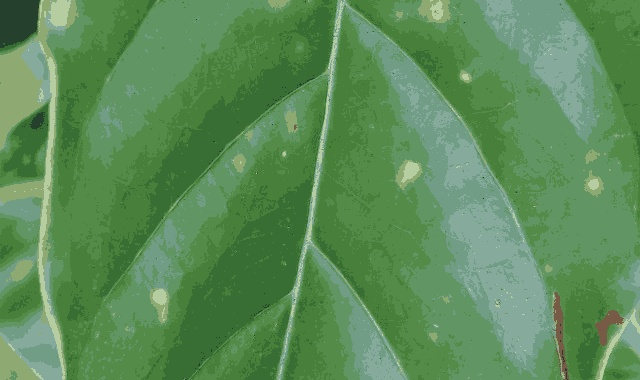
#> input picture Quantified Photos/K10_C10P4H1.jpg, 640 x 380 px; its folder holds only this picture in this run
$ python Segmentation.py
#> lines starting #> are read from the running program, lines starting #| are printed output that depends on the picture; after the words box and inside, x2 and y2 are one past the last pixel; in counts of white or black regions, pixels touching at a corner belong together
#> further down, quantifiedImg is the input picture: shape (380, 640, 3); mean B, G, R 88.4, 141.1, 91.5
import numpy as np
import os
import cv2

def segmentImage(quantifiedImage,kernel_dim):
#> called with kernel_dim = 9
    gray = cv2.cvtColor(quantifiedImage, cv2.COLOR_BGR2GRAY)
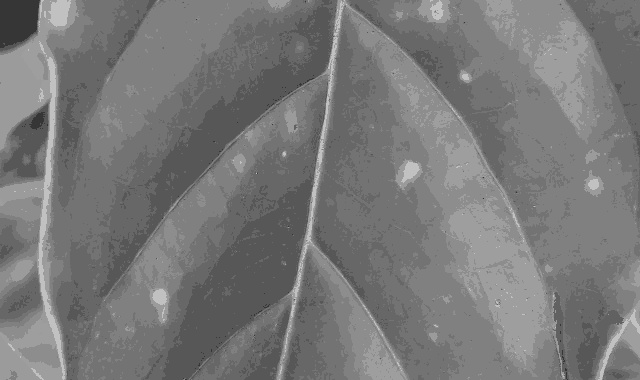
#> gray: shape (380, 640); min 49, max 201, mean 120.3
    ret, thresh = cv2.threshold(gray, 0, 255, cv2.THRESH_BINARY + cv2.THRESH_OTSU)
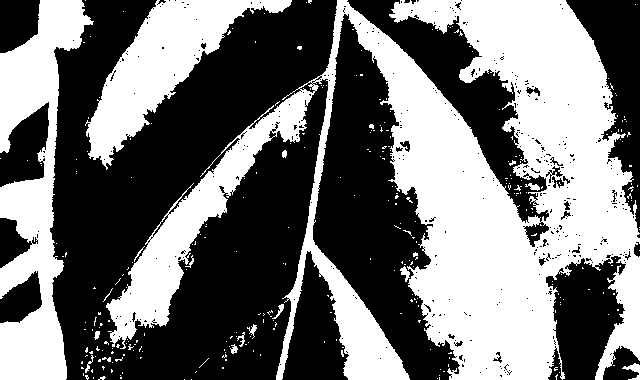
#> thresh: shape (380, 640); 45.6% white; 305 white regions (287 under 20 px), largest, box (x1, y1, x2, y2) and area: (106, 0, 640, 380) 81528, (0, 0, 94, 380) 16350, (85, 0, 292, 170) 11407
#> ret = 121

    kernel = np.ones((kernel_dim, kernel_dim), np.uint8)
    # sure background area
    sure_bg = cv2.dilate(thresh, kernel, 5)
#> sure_bg: shape (380, 640); 62.9% white; 27 black regions (14 under 20 px), largest, box (x1, y1, x2, y2) and area: (56, 0, 333, 380) 33107, (117, 92, 323, 380) 19833, (317, 26, 445, 380) 15415
    # Finding sure foreground area
    dist_transform = cv2.distanceTransform(thresh, cv2.DIST_L2, 5)
    ret, sure_fg = cv2.threshold(dist_transform, 0.4 * dist_transform.max(), 255, 0)
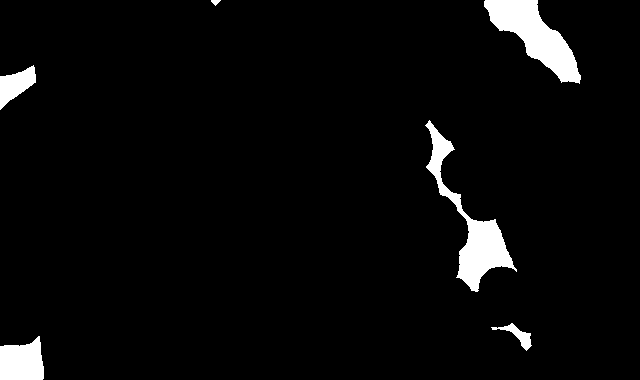
#> sure_fg: shape (380, 640) float32; 4% white; 6 white regions, box (x1, y1, x2, y2) and area: (425, 120, 517, 292) 3503, (484, 0, 581, 84) 3484, (0, 336, 44, 380) 1549, (0, 65, 36, 110) 847, (491, 323, 532, 351) 330, (211, 0, 221, 6) 35
#> ret = 23.19
    # Finding unknown region
    sure_fg = np.uint8(sure_fg)
    unknown = cv2.subtract(sure_bg, sure_fg)

    # Marker labelling
    ret, markers = cv2.connectedComponents(sure_fg)
#> markers: shape (380, 640) int32; 7 distinct labels, from 0 to 6
#> ret = 7
    # Add one to all labels so that sure background is not 0, but 1
    markers = markers + 1
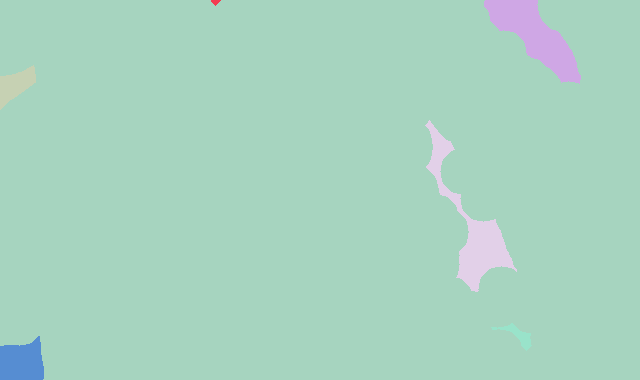
#> markers: shape (380, 640) int32; 7 distinct labels, from 1 to 7; one colour per label, 0 black
    # Now, mark the region of unknown with zero
    markers[unknown == 255] = 0
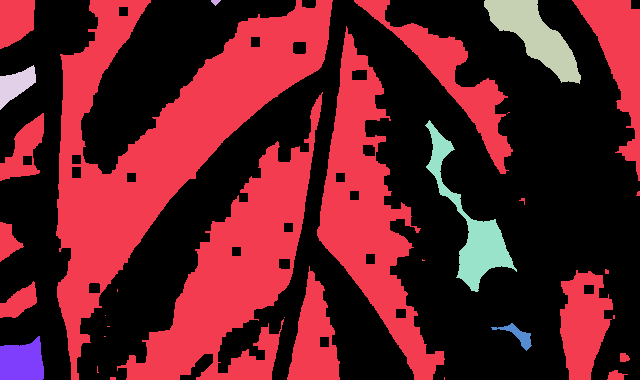
#> markers: shape (380, 640) int32; 8 distinct labels, from 0 to 7; one colour per label, 0 black

    markers = cv2.watershed(quantifiedImage, markers)
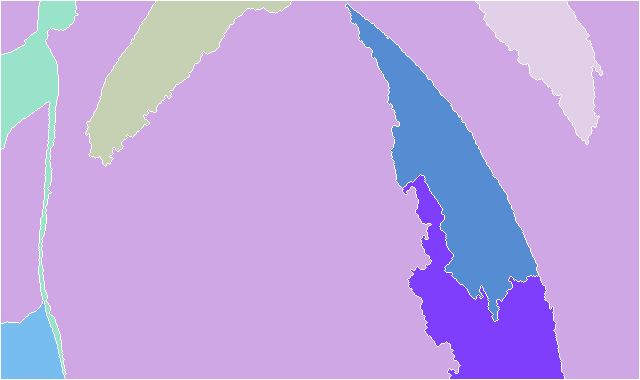
#> markers: shape (380, 640) int32; 8 distinct labels, from -1 to 7; one colour per label, 0 black, -1 white
    quantifiedImage[markers == -1] = [255, 255, 255]
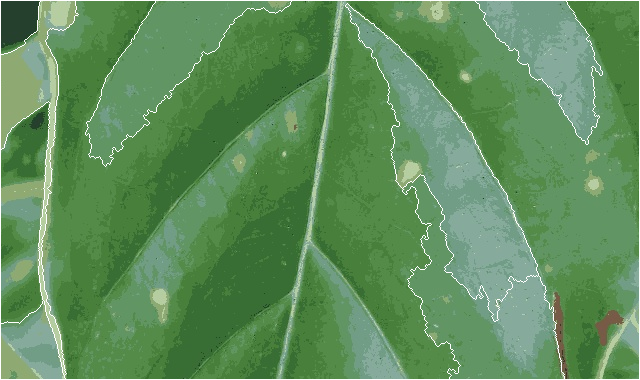
#> quantifiedImage: shape (380, 640, 3); 2.03% of pixels changed, all inside (x1, y1, x2, y2) = (0, 0, 640, 380)

    return quantifiedImage


# Lista de arquivos na pasta
samples = os.listdir("Quantified Photos")
k = 9
# Opera todos os arquivos na pasta
for path in samples:

    if path.startswith("K10"):

        quantifiedImg = cv2.imread(f"Quantified Photos/{path}")

        segmentedImage = segmentImage(quantifiedImg,k)

        #   cv2.imshow(path, segmentedImage)
        #   cv2.waitKey(0)

        cv2.imwrite(f"SEGMENTED/{k}_{path}", segmentedImage)

$ run again, on Quantified Photos/K10_Sick_1_C10P17E2.jpg
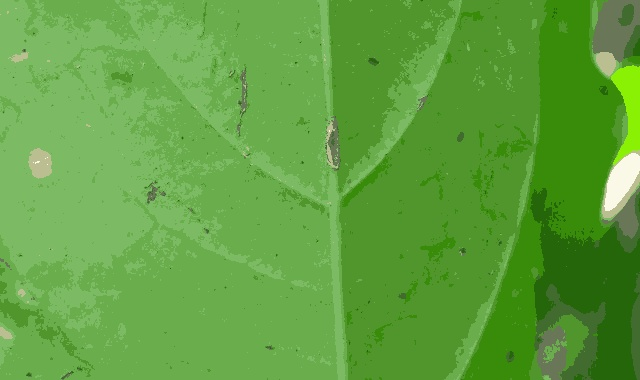
#> input picture Quantified Photos/K10_Sick_1_C10P17E2.jpg, 640 x 380 px
#> quantifiedImg is the input picture: shape (380, 640, 3); mean B, G, R 63.6, 162.1, 96
#> in segmentImage, `ret, thresh = cv2.threshold(gray, 0, 255, cv2.THRESH_BINARY + cv2.THRE..`:
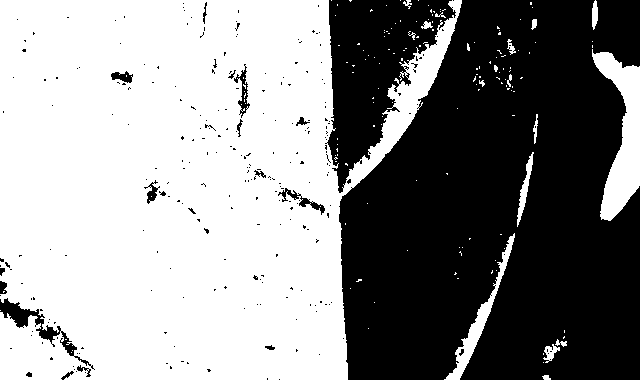
#> thresh: shape (380, 640); 56% white; 260 black regions (240 under 20 px), largest, box (x1, y1, x2, y2) and area: (339, 0, 640, 380) 91535, (325, 0, 456, 193) 12282, (0, 298, 95, 370) 1037
#> in segmentImage, `ret, thresh = cv2.threshold(gray, 0, 255, cv2.THRESH_BINARY + cv2.THRE..`: ret = 127
#> sure_bg: shape (380, 640); 64.5% white; 8 black regions (4 under 20 px), largest, box (x1, y1, x2, y2) and area: (344, 0, 640, 380) 79660, (333, 0, 444, 159) 6498, (5, 307, 24, 321) 63, (423, 33, 431, 38) 34
#> in segmentImage, `ret, sure_fg = cv2.threshold(dist_transform, 0.4 * dist_transform.max(..`: ret = 30.21
#> unknown: shape (380, 640); 57.8% white; 18 black regions (10 under 20 px), largest, box (x1, y1, x2, y2) and area: (344, 0, 640, 380) 79660, (0, 97, 141, 380) 15256, (333, 0, 444, 159) 6498
#> in segmentImage, `ret, markers = cv2.connectedComponents(sure_fg)`: ret = 11
#> in segmentImage, `quantifiedImage[markers == -1] = [255, 255, 255]`:
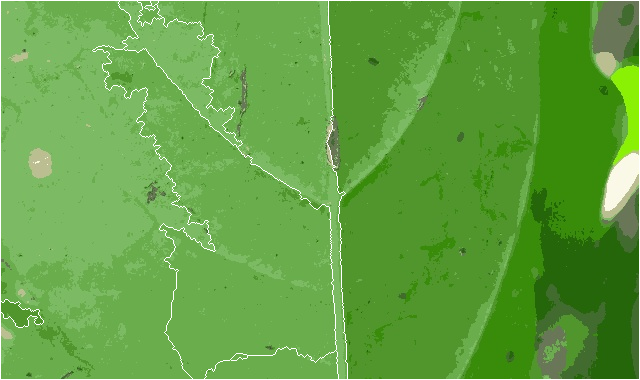
#> quantifiedImage: shape (380, 640, 3); 1.73% of pixels changed, all inside (x1, y1, x2, y2) = (0, 0, 640, 380)

$ run again, on Quantified Photos/K10_Sick_1_C10P21E2.jpg
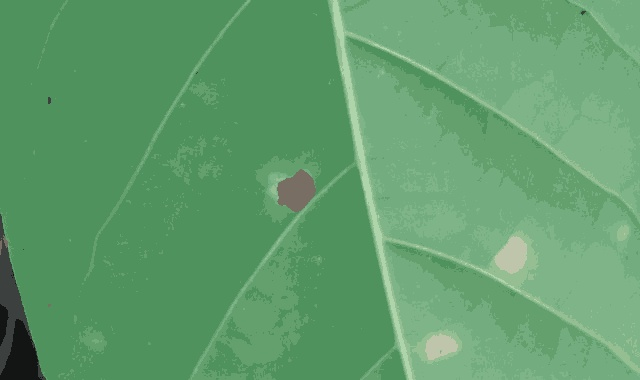
#> input picture Quantified Photos/K10_Sick_1_C10P21E2.jpg, 640 x 380 px
#> quantifiedImg is the input picture: shape (380, 640, 3); mean B, G, R 108.4, 157.1, 97
#> in segmentImage, `ret, thresh = cv2.threshold(gray, 0, 255, cv2.THRESH_BINARY + cv2.THRE..`:
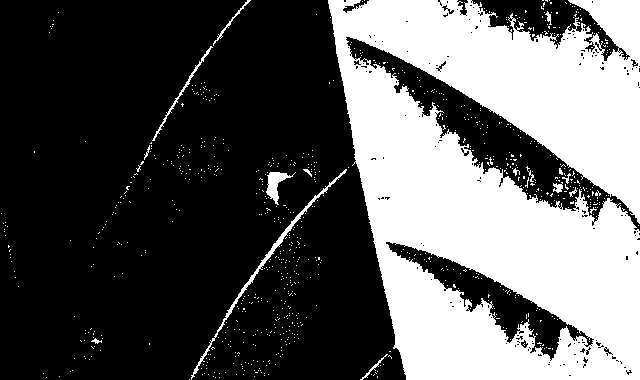
#> thresh: shape (380, 640); 36% white; 843 white regions (827 under 20 px), largest, box (x1, y1, x2, y2) and area: (328, 0, 640, 380) 84238, (191, 169, 347, 380) 835, (266, 172, 296, 205) 372
#> in segmentImage, `ret, thresh = cv2.threshold(gray, 0, 255, cv2.THRESH_BINARY + cv2.THRE..`: ret = 138
#> sure_bg: shape (380, 640); 52.5% white; 43 black regions (23 under 20 px), largest, box (x1, y1, x2, y2) and area: (0, 0, 350, 380) 95437, (269, 171, 391, 380) 13333, (443, 91, 555, 188) 1887
#> in segmentImage, `ret, sure_fg = cv2.threshold(dist_transform, 0.4 * dist_transform.max(..`: ret = 22.71
#> unknown: shape (380, 640); 41.4% white; 28 white regions, largest, box (x1, y1, x2, y2) and area: (185, 0, 640, 380) 89888, (89, 0, 255, 252) 6102, (76, 324, 107, 364) 852
#> in segmentImage, `ret, markers = cv2.connectedComponents(sure_fg)`: ret = 8
#> in segmentImage, `quantifiedImage[markers == -1] = [255, 255, 255]`:
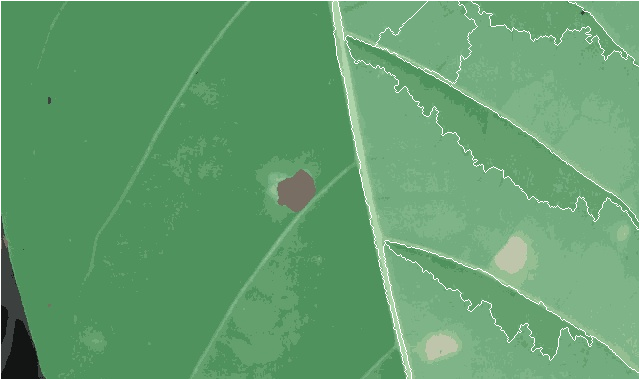
#> quantifiedImage: shape (380, 640, 3); 1.87% of pixels changed, all inside (x1, y1, x2, y2) = (0, 0, 640, 380)

$ run again, on Quantified Photos/K10_Sick_1_C10P36E2.jpg
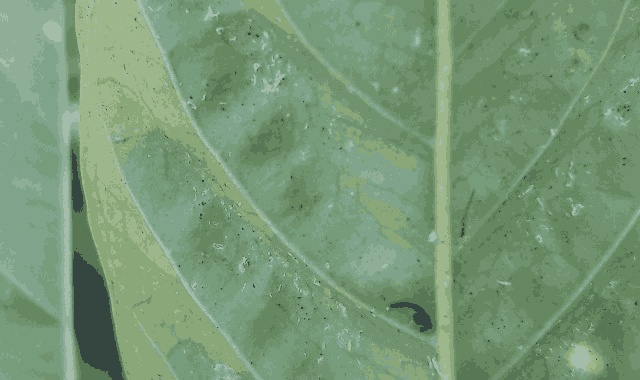
#> input picture Quantified Photos/K10_Sick_1_C10P36E2.jpg, 640 x 380 px
#> quantifiedImg is the input picture: shape (380, 640, 3); mean B, G, R 118.1, 152.2, 119.1
#> thresh: shape (380, 640); 53.2% white; 789 black regions (748 under 20 px), largest, box (x1, y1, x2, y2) and area: (449, 0, 640, 380) 62280, (168, 0, 437, 337) 20011, (242, 233, 438, 380) 7779
#> in segmentImage, `ret, thresh = cv2.threshold(gray, 0, 255, cv2.THRESH_BINARY + cv2.THRE..`: ret = 137
#> sure_bg: shape (380, 640); 78.7% white; 78 black regions (43 under 20 px), largest, box (x1, y1, x2, y2) and area: (454, 186, 613, 380) 12841, (454, 0, 569, 185) 10973, (543, 226, 640, 380) 4844
#> in segmentImage, `ret, sure_fg = cv2.threshold(dist_transform, 0.4 * dist_transform.max(..`: ret = 26.4
#> unknown: shape (380, 640); 75.1% white; 79 black regions (43 under 20 px), largest, box (x1, y1, x2, y2) and area: (454, 186, 613, 380) 12841, (454, 0, 569, 185) 10973, (0, 0, 51, 277) 8923
#> in segmentImage, `ret, markers = cv2.connectedComponents(sure_fg)`: ret = 2
#> in segmentImage, `quantifiedImage[markers == -1] = [255, 255, 255]`:
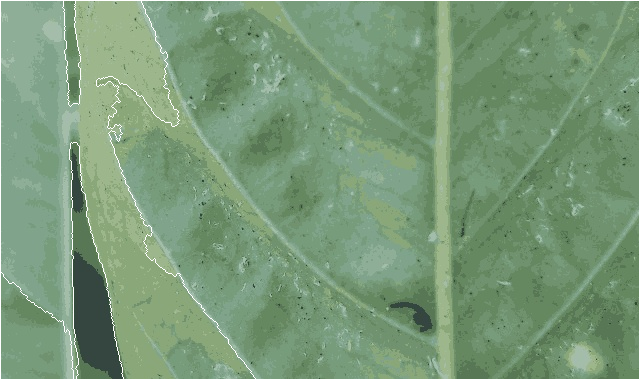
#> quantifiedImage: shape (380, 640, 3); 1.44% of pixels changed, all inside (x1, y1, x2, y2) = (0, 0, 640, 380)
